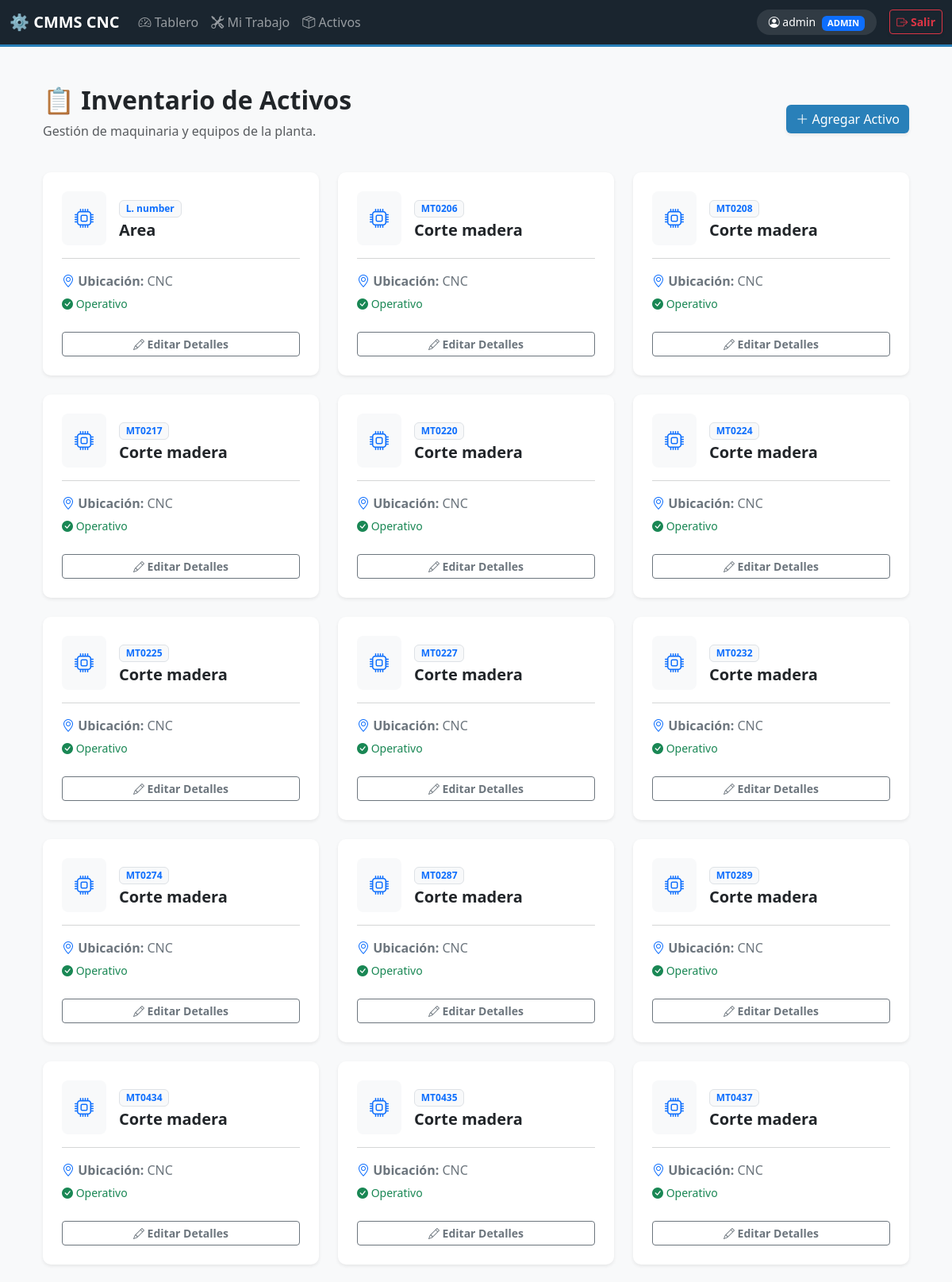
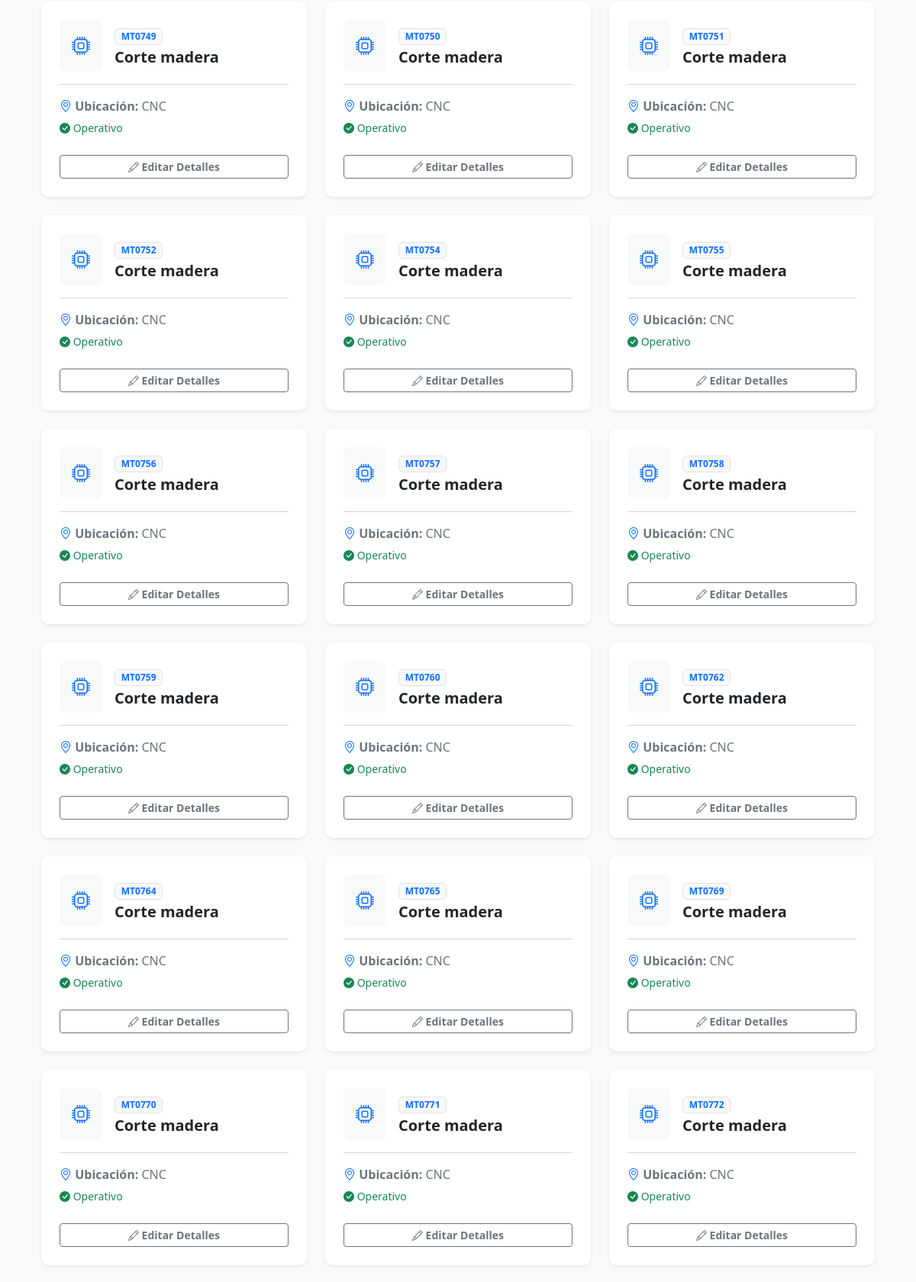
Page /activos/ (signed in, upper part) on the committed database (2 pictures, top to bottom).
### mantenimiento/models.py (models this page shows, shortened)
class Activo(models.Model):
    codigo = models.CharField(max_length=20, unique=True)
    descripcion = models.CharField(max_length=100)
    area = models.ForeignKey(Area, on_delete=models.CASCADE)
    estatus_activo = models.BooleanField(default=True)

class Area(models.Model):
    nombre = models.CharField(max_length=50)

### mantenimiento/views.py (the view)
# urls.py: path('activos/', views.lista_activos, name='lista_activos'),
@login_required
def lista_activos(request):
    activos = Activo.objects.all().order_by('area', 'codigo')
    return render(request, 'mantenimiento/activos.html', {'activos': activos})

### mantenimiento/templates/mantenimiento/activos.html
{% extends 'mantenimiento/base.html' %}
{% block content %}
<div class="container py-4">
    <div class="d-flex justify-content-between align-items-center mb-4">
        <div>
            <h2 class="fw-bold text-dark">📋 Inventario de Activos</h2>
            <p class="text-muted">Gestión de maquinaria y equipos de la planta.</p>
        </div>
        {% if user.is_staff %}
        <a href="{% url 'crear_activo' %}" class="btn btn-primary shadow-sm">
            <i class="bi bi-plus-lg"></i> Agregar Activo
        </a>
        {% endif %}
    </div>
    <div class="row">
        {% for activo in activos %}
        <div class="col-md-6 col-lg-4 mb-4">
            <div class="card h-100 shadow-sm border-0 bg-white">
                <div class="card-body p-4">
                    <div class="d-flex align-items-center mb-3">
                        <div class="bg-light text-primary p-3 rounded-3 me-3">
                            <i class="bi bi-cpu" style="font-size: 1.5rem;"></i>
                        </div>
                        <div>
                            <span class="badge bg-light text-primary border mb-1">{{ activo.codigo }}</span>
                            <h5 class="card-title fw-bold mb-0">{{ activo.descripcion }}</h5>
                        </div>
                    </div>
                    <hr class="text-muted opacity-25">
                    <div class="mb-3">
                        <p class="mb-1 text-secondary">
                            <i class="bi bi-geo-alt text-primary"></i> <strong>Ubicación:</strong> {{ activo.area.nombre }}
                        </p>
                        <p class="mb-0">
                            {% if activo.estatus_activo %}
                                <span class="text-success small"><i class="bi bi-check-circle-fill"></i> Operativo</span>
                            {% else %}
                                <span class="text-danger small"><i class="bi bi-x-circle-fill"></i> Fuera de Servicio</span>
                            {% endif %}
                        </p>
                    </div>
                    {% if user.is_staff %}
                    <div class="d-grid mt-4">
                        <a href="{% url 'editar_activo' activo.id %}" class="btn btn-outline-secondary btn-sm fw-bold">
                            <i class="bi bi-pencil"></i> Editar Detalles
                        </a>
                    </div>
                    {% endif %}
                </div>
            </div>
        </div>
        {% empty %}
        <div class="col-12 text-center py-5">
            <h4 class="text-muted">No hay activos registrados.</h4>
        </div>
        {% endfor %}
    </div>
</div>
{% endblock %}

### mantenimiento/templates/mantenimiento/base.html (shortened to what this page needs)
<!DOCTYPE html>
<html lang="es">
<head>
    <link href="https://cdn.jsdelivr.net/npm/bootstrap@5.3.0/dist/css/bootstrap.min.css" rel="stylesheet">
    <link rel="stylesheet" href="https://cdn.jsdelivr.net/npm/bootstrap-icons@1.11.1/font/bootstrap-icons.css">
</head>
<body>
    <nav class="navbar navbar-expand-lg navbar-dark bg-dark sticky-top">
        <div class="container-fluid">
            <a class="navbar-brand fw-bold" href="{% url 'tablero' %}">⚙️ CMMS CNC</a>
            <div class="collapse navbar-collapse" id="navbarNav">
                <ul class="navbar-nav me-auto">
                    <li class="nav-item">
                        <a class="nav-link" href="{% url 'tablero' %}"><i class="bi bi-speedometer2"></i> Tablero</a>
                    </li>
                    <li class="nav-item">
                        <a class="nav-link" href="{% url 'trabajo' %}"><i class="bi bi-tools"></i> Mi Trabajo</a>
                    </li>
                    <li class="nav-item">
                        <a class="nav-link" href="{% url 'lista_activos' %}"><i class="bi bi-box-seam"></i> Activos</a>
                    </li>
                </ul>
                <div class="d-flex align-items-center">
                    {% if user.is_authenticated %}
                        <div class="user-badge text-white me-3 small d-none d-md-block">
                            <i class="bi bi-person-circle"></i>
                            {{ user.username }}
                            {% if user.is_staff %}<span class="badge bg-primary ms-1" style="font-size: 0.7rem;">ADMIN</span>{% endif %}
                        </div>
                        <form action="{% url 'logout' %}" method="post" class="m-0">
                            <button type="submit" class="btn btn-outline-danger btn-sm fw-bold shadow-sm">
                                <i class="bi bi-box-arrow-right"></i> Salir
                            </button>
                        </form>
                    {% endif %}
                </div>
            </div>
        </div>
    </nav>
    <div class="container mt-4 mb-5">
        {% block content %}
        {% endblock %}
    </div>
</body>
</html>

### mantenimiento/templates/mantenimiento/base.html (style rules this page uses)
:root { --primary-dark: #1a252f; --accent-blue: #2980b9; --bg-light: #f8f9fa; }
body { background-color: var(--bg-light); font-family: 'Segoe UI', Tahoma, Geneva, Verdana, sans-serif; }
.navbar { background-color: var(--primary-dark) !important; border-bottom: 3px solid var(--accent-blue); }
.card { border: none; border-radius: 10px; box-shadow: 0 4px 12px rgba(0,0,0,0.05); transition: all 0.3s ease; }
.btn-primary { background-color: var(--accent-blue); border: none; }
.nav-link { font-weight: 500; }
.user-badge { background: rgba(255,255,255,0.1); border-radius: 20px; padding: 5px 15px; }

### rows in the picture
Activo: codigo "L. number", descripcion "Area", area.nombre "CNC", estatus_activo True (drawn)
Activo: codigo "MT0206", descripcion "Corte madera", area.nombre "CNC", estatus_activo True (drawn)
Activo: codigo "MT0208", descripcion "Corte madera", area.nombre "CNC", estatus_activo True (drawn)
Activo: codigo "MT0217", descripcion "Corte madera", area.nombre "CNC", estatus_activo True (drawn)
Activo: codigo "MT0220", descripcion "Corte madera", area.nombre "CNC", estatus_activo True (drawn)
Activo: codigo "MT0224", descripcion "Corte madera", area.nombre "CNC", estatus_activo True (drawn)
Activo: codigo "MT0225", descripcion "Corte madera", area.nombre "CNC", estatus_activo True (drawn)
Activo: codigo "MT0227", descripcion "Corte madera", area.nombre "CNC", estatus_activo True (drawn)
Activo: codigo "MT0232", descripcion "Corte madera", area.nombre "CNC", estatus_activo True (drawn)
Activo: codigo "MT0274", descripcion "Corte madera", area.nombre "CNC", estatus_activo True (drawn)
Activo: codigo "MT0287", descripcion "Corte madera", area.nombre "CNC", estatus_activo True (drawn)
Activo: codigo "MT0289", descripcion "Corte madera", area.nombre "CNC", estatus_activo True (drawn)
Activo: codigo "MT0434", descripcion "Corte madera", area.nombre "CNC", estatus_activo True (drawn)
Activo: codigo "MT0435", descripcion "Corte madera", area.nombre "CNC", estatus_activo True (drawn)
Activo: codigo "MT0437", descripcion "Corte madera", area.nombre "CNC", estatus_activo True (drawn)
Activo: codigo "MT0749", descripcion "Corte madera", area.nombre "CNC", estatus_activo True (drawn)
Activo: codigo "MT0750", descripcion "Corte madera", area.nombre "CNC", estatus_activo True (drawn)
Activo: codigo "MT0751", descripcion "Corte madera", area.nombre "CNC", estatus_activo True (drawn)
Activo: codigo "MT0752", descripcion "Corte madera", area.nombre "CNC", estatus_activo True (drawn)
Activo: codigo "MT0754", descripcion "Corte madera", area.nombre "CNC", estatus_activo True (drawn)
Activo: codigo "MT0755", descripcion "Corte madera", area.nombre "CNC", estatus_activo True (drawn)
Activo: codigo "MT0756", descripcion "Corte madera", area.nombre "CNC", estatus_activo True (drawn)
Activo: codigo "MT0757", descripcion "Corte madera", area.nombre "CNC", estatus_activo True (drawn)
Activo: codigo "MT0758", descripcion "Corte madera", area.nombre "CNC", estatus_activo True (drawn)
Activo: codigo "MT0759", descripcion "Corte madera", area.nombre "CNC", estatus_activo True (drawn)
Activo: codigo "MT0760", descripcion "Corte madera", area.nombre "CNC", estatus_activo True (drawn)
Activo: codigo "MT0762", descripcion "Corte madera", area.nombre "CNC", estatus_activo True (drawn)
Activo: codigo "MT0764", descripcion "Corte madera", area.nombre "CNC", estatus_activo True (drawn)
Activo: codigo "MT0765", descripcion "Corte madera", area.nombre "CNC", estatus_activo True (drawn)
Activo: codigo "MT0769", descripcion "Corte madera", area.nombre "CNC", estatus_activo True (drawn)
Activo: codigo "MT0770", descripcion "Corte madera", area.nombre "CNC", estatus_activo True (drawn)
Activo: codigo "MT0771", descripcion "Corte madera", area.nombre "CNC", estatus_activo True (drawn)
Activo: codigo "MT0772", descripcion "Corte madera", area.nombre "CNC", estatus_activo True (drawn)

### other values in the picture
{{ user.username }} "admin"
